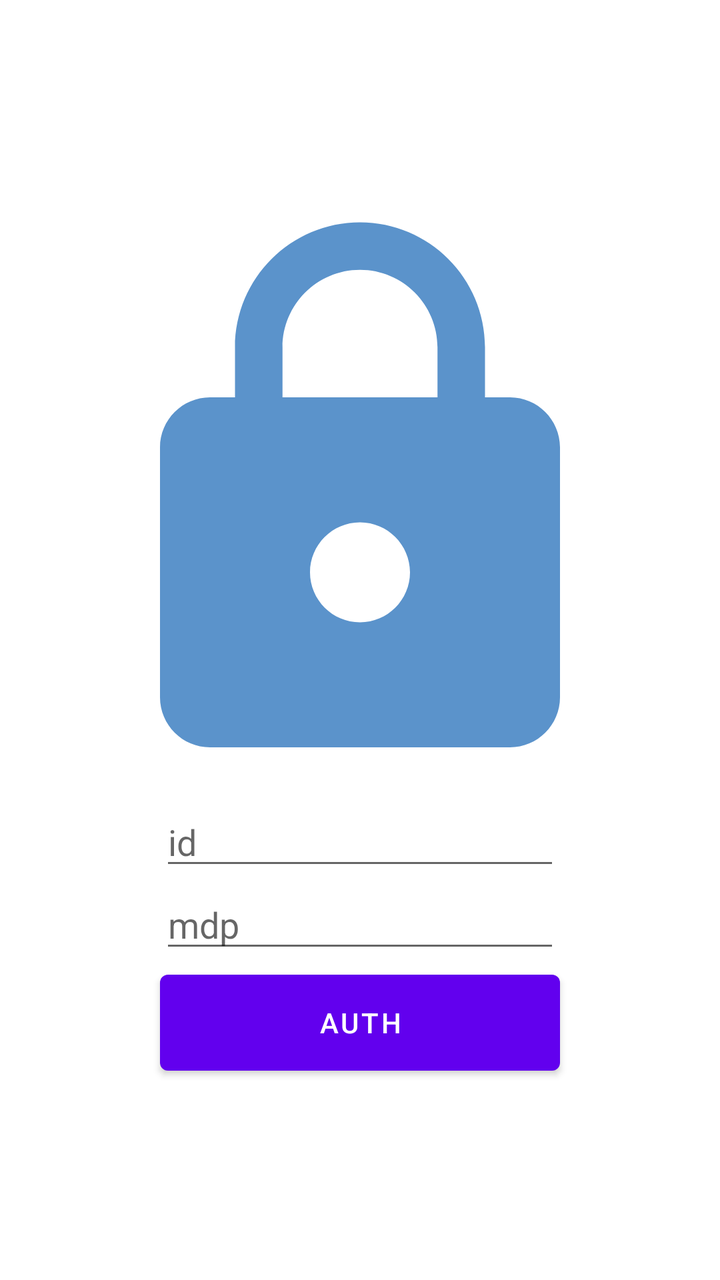
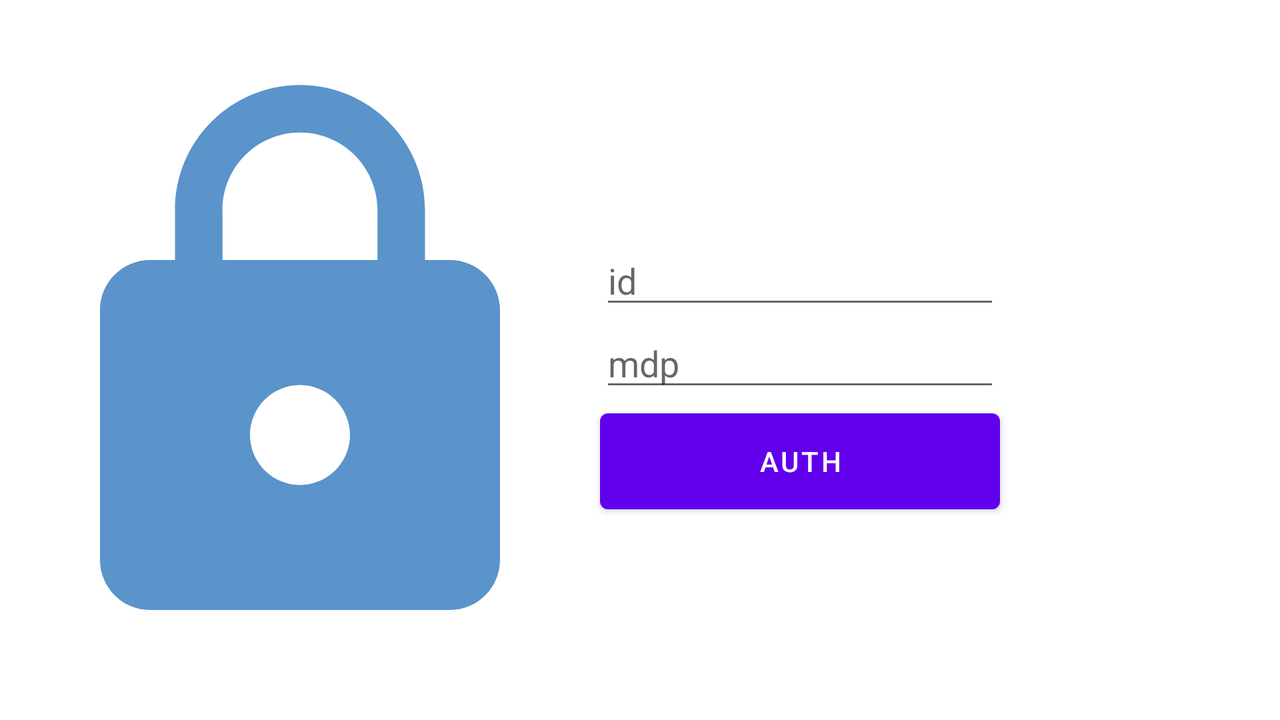

First picture: res/layout/ on a phone held upright. Second picture: the repository's own variant of that layout, on a device whose configuration matches the variant's folder. Source for both follows.
<!-- AndroidManifest.xml: application theme Theme.Classroom_better -->
<!-- res/layout/activity_login.xml -->
<?xml version="1.0" encoding="utf-8"?>
<LinearLayout
    xmlns:android="http://schemas.android.com/apk/res/android"
    android:orientation="vertical"
    android:layout_width="match_parent"
    android:layout_height="match_parent"
    android:gravity="center">
    <ImageView
        android:layout_width="match_parent"
        android:layout_height="300dp"
        android:src="@drawable/ic_baseline_lock_24"/>
    <EditText
        android:layout_width="200dp"
        android:layout_height="wrap_content"
        android:hint="@string/identifiant"
        android:id="@+id/identifiant"/>
    <EditText
        android:layout_width="200dp"
        android:layout_height="wrap_content"
        android:id="@+id/mdp"
        android:inputType="textPassword"
        android:hint="@string/mdp"/>
    <Button
        android:layout_width="200dp"
        android:layout_height="60dp"
        android:layout_gravity="center"
        android:id="@+id/ButtonAuth"
        android:text="@string/auth"/>
</LinearLayout>
<!-- resources referenced by this layout -->
<resources>
  <!-- drawable ic_baseline_lock_24 (drawable) -->
  <vector android:height="24dp" android:tint="#5B93CB"
      android:viewportHeight="24" android:viewportWidth="24"
      android:width="24dp" xmlns:android="http://schemas.android.com/apk/res/android">
      <path android:fillColor="@android:color/white" android:pathData="M18,8h-1L17,6c0,-2.76 -2.24,-5 -5,-5S7,3.24 7,6v2L6,8c-1.1,0 -2,0.9 -2,2v10c0,1.1 0.9,2 2,2h12c1.1,0 2,-0.9 2,-2L20,10c0,-1.1 -0.9,-2 -2,-2zM12,17c-1.1,0 -2,-0.9 -2,-2s0.9,-2 2,-2 2,0.9 2,2 -0.9,2 -2,2zM15.1,8L8.9,8L8.9,6c0,-1.71 1.39,-3.1 3.1,-3.1 1.71,0 3.1,1.39 3.1,3.1v2z"/>
  </vector>
  <string name="auth">Auth</string>
  <string name="identifiant">id</string>
  <string name="mdp">mdp</string>
  <style name="Theme.Classroom_better" parent="Theme.MaterialComponents.DayNight.DarkActionBar">
          
          <item name="colorPrimary">@color/purple_500</item>
          <item name="colorPrimaryVariant">@color/purple_700</item>
          <item name="colorOnPrimary">@color/white</item>
          
          <item name="colorSecondary">@color/teal_200</item>
          <item name="colorSecondaryVariant">@color/teal_700</item>
          <item name="colorOnSecondary">@color/black</item>
          
          <item name="android:statusBarColor">?attr/colorPrimaryVariant</item>
          
      </style>
  <color name="purple_500">#FF6200EE</color>
  <color name="purple_700">#FF3700B3</color>
  <color name="white">#FFFFFFFF</color>
  <color name="teal_200">#FF03DAC5</color>
  <color name="teal_700">#FF018786</color>
  <color name="black">#FF000000</color>
</resources>
<!-- res/layout-land/activity_login.xml (the repository's variant of the layout above) -->
<!-- drawn on the phone turned sideways -->
<?xml version="1.0" encoding="utf-8"?>
<RelativeLayout
    xmlns:android="http://schemas.android.com/apk/res/android"
    android:orientation="vertical"
    android:layout_width="match_parent"
    android:layout_height="match_parent">

    <ImageView
        android:id="@+id/Lock"
        android:layout_width="300dp"
        android:layout_height="300dp"
        android:layout_centerVertical="true"
        android:src="@drawable/ic_baseline_lock_24" />
    <EditText
        android:layout_width="200dp"
        android:layout_height="wrap_content"
        android:hint="@string/identifiant"
        android:id="@+id/identifiant"
        android:layout_toRightOf="@+id/Lock"
        android:layout_above="@+id/mdp"/>
    <EditText
        android:layout_width="200dp"
        android:layout_height="wrap_content"
        android:hint="@string/mdp"
        android:id="@+id/mdp"
        android:inputType="textPassword"
        android:layout_alignLeft="@+id/identifiant"
        android:layout_centerVertical="true"/>
    <Button
        android:layout_width="200dp"
        android:layout_height="60dp"
        android:text="@string/auth"
        android:id="@+id/ButtonAuth"
        android:layout_alignLeft="@+id/mdp"
        android:layout_below="@+id/mdp"/>
</RelativeLayout>
